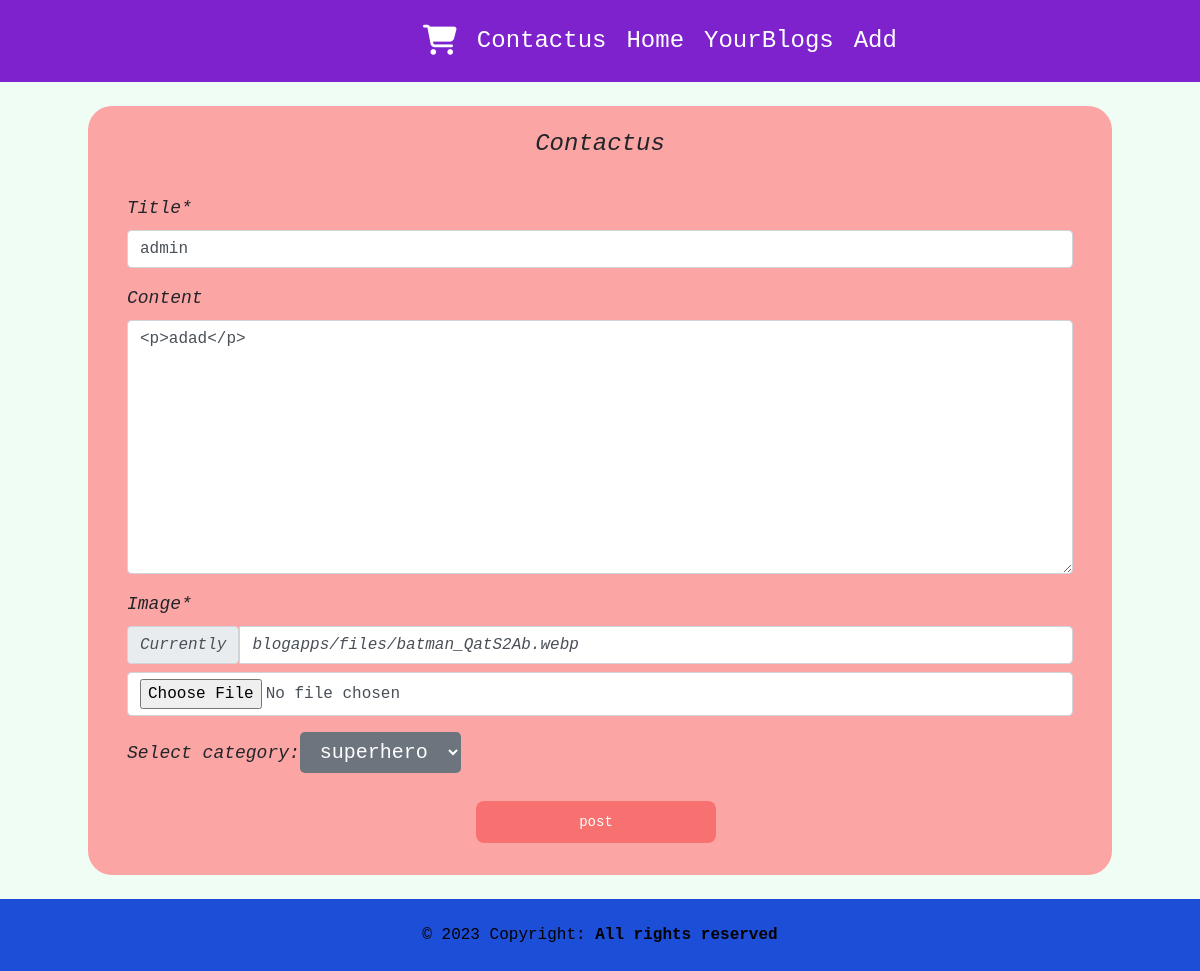
The page /apps/update/9/ on the database its author committed.
### app/models.py (models this page shows, shortened)
class Blogs(models.Model):
    categorys=models.CharField(max_length=15,default='superhero',choices=choicess())
    user=models.ForeignKey(User,on_delete=models.CASCADE,null=True)
    title=models.CharField(max_length=100)
    content=RichTextField(blank=True)
    slug=models.SlugField(max_length=1000,null=True,blank=True)
    image=models.ImageField(upload_to="blogapps/files")
    created_first=models.DateTimeField(auto_now_add=True)
    updated_at=models.DateTimeField(auto_now=True)

### app/views.py (the view, shortened to what this page needs)
# urls.py: path('update/<int:pk>/',updateview.as_view(),name="update"),
class updateview(UpdateView):
    template_name="addblog.html"
    model=Blogs
    form_class=addblogform
    success_url="/apps/"

### app/forms.py
class addblogform(forms.ModelForm):
   data=choicess()
   print(data)
   categorys=forms.ChoiceField(widget=forms.Select(attrs={"class":" btn-secondary btn-lg dropdown-toggle bg-green-600"}),choices=data)
   class Meta:
      model=Blogs
      fields=("title","content","image","categorys")
      content = forms.CharField(widget=FroalaEditor)

### templates/addblog.html (shortened to what this page needs)
{% extends "base.html" %}
{% load tailwind_filters %}
{% load crispy_forms_tags %}
{% block content %}
<div class="container my-6 bg-red-300 rounded-3xl flex justify-center mx-auto font-mono ">
    <form method="post" class="w-full w=[15vw] text-lg italic  p-4" enctype="multipart/form-data">
        <legend class="text-center">Contactus</legend>
        <fieldset class="space-y-7">
            <div class="form-group">
                {{ form.title|as_crispy_field }}
                {{ form.content|as_crispy_field }}
                {{ form.image|as_crispy_field }}
                <span>Select category:</span>{{ form.categorys}}
            </div>
            <div class="form-group flex justify-center">
                <button class="btn w-[15rem]" type="submit">post</button>
            </div>
        </fieldset>
    </form>
</div>
{% endblock content %}

### rows shown on the page
Blogs: title "admin", content "<p>adad</p>", categorys "superhero"
